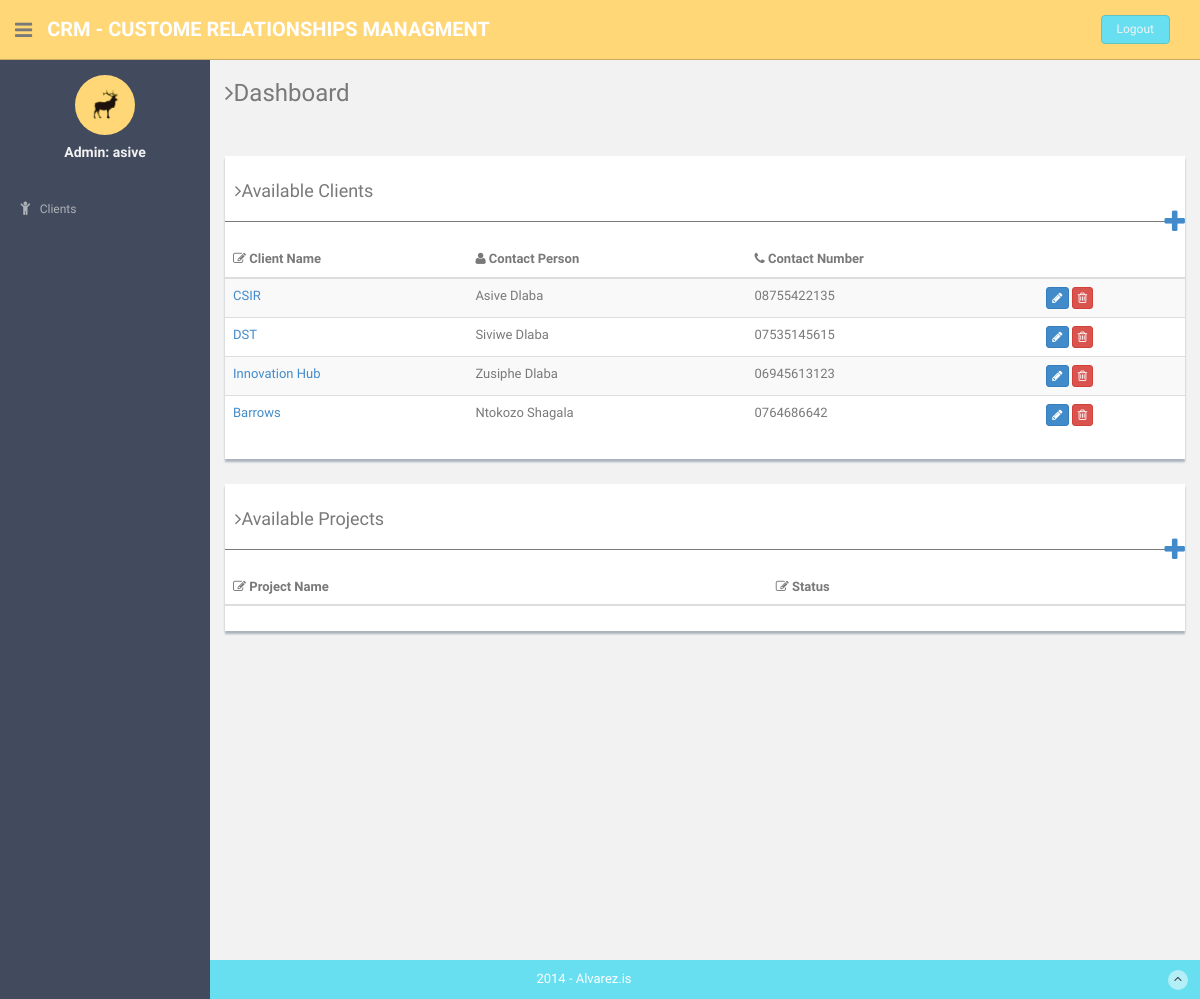
Screenshot of /clients/ (signed in) with the database file from the repository.
### crm_app/models.py (models this page shows)
class Client(models.Model):
    client_name = models.CharField(max_length=100)
    contact_person = models.CharField(max_length=100)
    contact_number = models.CharField(max_length=100)

### crm_app/views.py (the view)
# urls.py: url(r'^clients/$', views.Clients.as_view(), name="clients"),
class Clients(LoginRequiredMixin, View):
    template_name = 'index.html'
    def get(self, request, *args, **kwargs):
        clients = models.Client.objects.all()
        projects = models.Project.objects.all()
        context = {
            'clients': clients,
            'projects': projects,
        }
        return render(request, self.template_name, context)

### crm_app/templates/index.html (shortened to what this page needs)
{% extends "base.html" %}
{% load staticfiles %}
{% block content %}
<div class="row mt">
  <div class="col-md-12">
      <div class="content-panel">
          <table class="table table-striped table-advance table-hover">
              <h4><i class="fa fa-angle-right"></i>Available Clients</h4>
                <div style="font-size:2em; color:Tomato; margin-top: -7px;" class="pull-right">
                    <a data-toggle="modal" href="clients#myModal"> <i class="fa fa-plus"></i></a>
                </div>
              <hr>
              <thead>
              <tr>
                  <th><i class="fa fa-edit"></i> Client Name</th>
                  <th class="hidden-phone"><i class="fa fa-user"></i> Contact Person</th>
                  <th><i class="fa fa-phone"></i> Contact Number</th>
                  <th></th>
              </tr>
              </thead>
              <tbody>
                {% for client in clients %}
              <tr>
                  <td><a href="basic_table.html#">{{ client.client_name }}</a></td>
                  <td class="hidden-phone">{{ client.contact_person }}</td>
                  <td>{{ client.contact_number }}</td>
                  <td>
                      <button class="btn btn-primary btn-xs"><i class="fa fa-pencil"></i></button>
                      <button class="btn btn-danger btn-xs"><i class="fa fa-trash-o "></i></button>
                  </td>
              </tr>
               {% endfor %}
            </tbody>
          </table>
      </div>
  </div>
</div>
<div class="row mt">
  <div class="col-md-12">
      <div class="content-panel">
          <table class="table table-striped table-advance table-hover">
              <h4><i class="fa fa-angle-right"></i>Available Projects</h4>
                <div style="font-size:2em; color:Tomato; margin-top: -7px;" class="pull-right">
                    <a data-toggle="modal" href="clients#myModal1"> <i class="fa fa-plus"></i></a>
                </div>
              <hr>
              <thead>
              <tr>
                  <th><i class="fa fa-edit"></i> Project Name</th>
                  <th><i class=" fa fa-edit"></i> Status</th>
                  <th></th>
              </tr>
              </thead>
          </table>
      </div>
  </div>
</div>
{% endblock %}

### crm_app/templates/base.html (shortened to what this page needs)
{% load staticfiles %}
<!DOCTYPE html>
<html lang="en">
  <head>
    <link href="{% static 'assets/css/bootstrap.css' %}" rel="stylesheet">
    <link href="{% static 'assets/font-awesome/css/font-awesome.css' %}" rel="stylesheet" />
    <link href="{% static 'assets/css/style.css' %}" rel="stylesheet">
    <link href="{% static 'assets/css/style-responsive.css' %}" rel="stylesheet">
  </head>
  <body>
  <section id="container" >
      <header class="header black-bg">
              <div class="sidebar-toggle-box">
                  <div class="fa fa-bars tooltips" data-placement="right" data-original-title="Toggle Navigation"></div>
              </div>
            <a href="index.html" class="logo"><b>CRM - Custome Relationships Managment</b></a>
            <div class="top-menu">
            	<ul class="nav pull-right top-menu">
                    <li><a class="logout" href="{% url 'logout' %}">Logout</a></li>
            	</ul>
            </div>
        </header>
      <aside>
          <div id="sidebar"  class="nav-collapse ">
              <ul class="sidebar-menu" id="nav-accordion">
                  <p class="centered"><a href="profile.html"><img src="{% static 'assets/img/ui-sam.jpg' %}" class="img-circle" width="60"></a></p>
                  <h5 class="centered">Admin: {{ user.username }}</h5>
                  <li class="mt">
                      <a href="{% url 'clients' %}">
                          <i class="fa fa-child"></i>
                          <span>Clients</span>
                      </a>
                  </li>
              </ul>
          </div>
      </aside>
      <section id="main-content">
          <section class="wrapper site-min-height">
          	<h3><i class="fa fa-angle-right"></i>Dashboard</h3>
          	<div class="row mt">
          		<div class="col-lg-12">
                {% block content %}
                {% endblock %}
          		</div>
          	</div>
		</section><! --/wrapper -->
      </section>
      <footer class="site-footer">
          <div class="text-center">
              2014 - Alvarez.is
              <a href="blank.html#" class="go-top">
                  <i class="fa fa-angle-up"></i>
              </a>
          </div>
      </footer>
  </section>
  </body>
</html>

### crm_app/static/assets/css/style.css (style rules this page uses)
body { color: #797979; background: #f2f2f2; font-family: 'Ruda', sans-serif; padding: 0px !important; margin: 0px !important; font-size:13px; }
ul li { list-style: none; }
a, a:hover, a:focus { text-decoration: none; outline: none; }
#container { width: 100%; height: 100%; }
hr { margin-top: 20px; margin-bottom: 20px; border: 0; border-top: 1px solid #797979; }
.centered { text-align: center; }
.mt { margin-top: 25px; }
ul.top-menu > li > .logout { color: #f2f2f2; font-size: 12px; border-radius: 4px; -webkit-border-radius: 4px; border: 1px solid #64c3c2 !important; padding: 5px 15px; margin-right: 15px; background: #68dff0; margin-top: 15px; }
#sidebar { width: 210px; height: 100%; position: fixed; background: #424a5d; }
#sidebar h5 { color: #f2f2f2; font-weight: 700; }
#sidebar ul li { position: relative; }
ul.sidebar-menu , ul.sidebar-menu li ul.sub { margin: -2px 0 0; padding: 0; }
ul.sidebar-menu { margin-top: 75px; }
ul.sidebar-menu li { margin-bottom: 5px; margin-left:10px; margin-right:10px; }
ul.sidebar-menu li a span { display: inline-block; }
ul.sidebar-menu li a { color: #aeb2b7; text-decoration: none; display: block; padding: 15px 0 15px 10px; font-size: 12px; outline: none; -webkit-transition: all 0.3s ease; -moz-transition: all 0.3s ease; -o-transition: all 0.3s ease; -ms-transition: all 0.3s ease; transition: all 0.3s ease; }
ul.sidebar-menu li a i { font-size: 15px; padding-right: 6px; }
#main-content { margin-left: 210px; }
.header, .footer { min-height: 60px; padding: 0 15px; }
.header { position: fixed; left: 0; right: 0; z-index: 1002; }
.black-bg { background: #ffd777; border-bottom: 1px solid #c9aa5f; }
.wrapper { display: inline-block; margin-top: 60px; padding-left: 15px; padding-right: 15px; padding-bottom: 15px; padding-top: 0px; width: 100%; }
a.logo { font-size: 20px; color: #ffffff; float: left; margin-top: 15px; text-transform: uppercase; }
a.logo b { font-weight: 900; }
#top_menu .nav > li, ul.top-menu > li { float: left; }
ul.top-menu > li > a { color: #666666; font-size: 16px; border-radius: 4px; -webkit-border-radius: 4px; border:1px solid #666666 !important; padding: 2px 6px; margin-right: 15px; }
.sidebar-toggle-box { float: left; padding-right: 15px; margin-top: 20px; }
.sidebar-toggle-box .fa-bars { cursor: pointer; display: inline-block; font-size: 20px; }
.content-panel { background: #ffffff; box-shadow: 0px 3px 2px #aab2bd; padding-top: 15px; padding-bottom: 5px; }
.content-panel h4 { margin-left: 10px; }
.site-footer { background: #68dff0; color: #fff; padding: 10px 0; }
.go-top { margin-right: 1%; float: right; background: rgba(255,255,255,.5); width: 20px; height: 20px; border-radius: 50%; -webkit-border-radius: 50%; }
.go-top i { color: #2A3542; }
.site-min-height { min-height: 900px; }

### rows the page displays
Client: client_name "CSIR", contact_person "Asive Dlaba", contact_number "08755422135"
Client: client_name "DST", contact_person "Siviwe Dlaba", contact_number "07535145615"
Client: client_name "Innovation Hub", contact_person "Zusiphe Dlaba", contact_number "06945613123"
Client: client_name "Barrows", contact_person "Ntokozo Shagala", contact_number "0764686642"

### other values shown
{{ user.username }} "asive"
